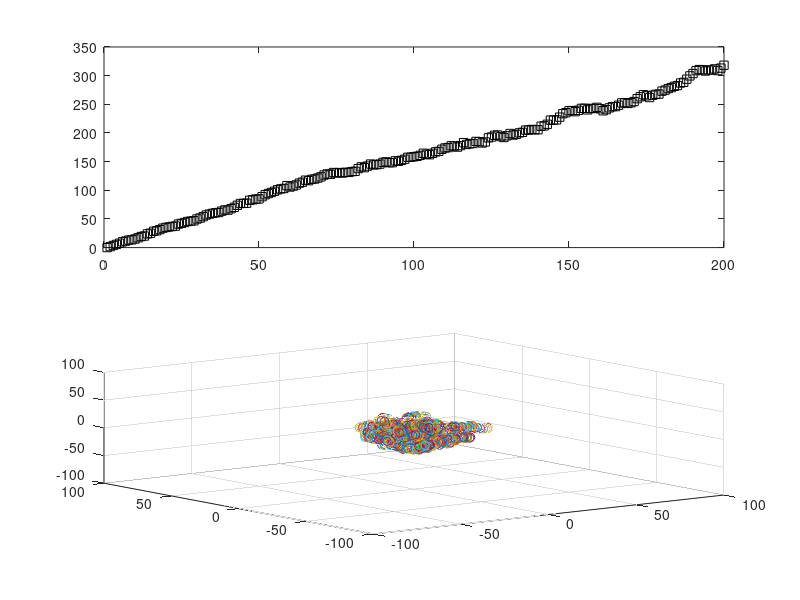

The MATLAB script that drew this image:
% find the position and average position squared of 1D random walkers

clear all
% total number of steps (in time) = nsteps
nsteps = 200;
dx = 1;
step = [1:dx:nsteps];

% total number of random walkers = nwalkers
nwalkers = 100;
% initialize variables
r = 0.0;
%for the x dimension
x2=0.0;
for i = 1:nsteps
    x2a(i)=0.0;
    for j=1:nwalkers
    x(i,j)=0.0;
    end;
end;    

%for the y dimension 
y2=0.0;
for i = 1:nsteps
    y2a(i)=0.0;
    for j=1:nwalkers
    y(i,j)=0.0;
    end;
end;   

%for the z dimension 
z2=0.0;
for i = 1:nsteps
    z2a(i)=0.0;
    for j=1:nwalkers
    z(i,j)=0.0;
    end;
end;   

% perform random walk, find positions at each step,
% calculate the average of position squared for the group

%for x
for i = 2:nsteps
    x2=0.0;
    for j=1:nwalkers
    r=rand;
    if (r<0.5) 
        x(i,j) = x(i-1,j)-1.0;
    else
        x(i,j) = x(i-1,j)+1.0;
    end;            
    x2=x2+(x(i,j)).^2;    %add up all of the x^2 of each walker        
    end;
    x2a(i)=x2/nwalkers;
end;    
    

%for y
for i = 2:nsteps
    y2=0.0;
    for j=1:nwalkers
    r=rand;
    if (r<0.5) 
        y(i,j) = y(i-1,j)-1.0;
    else
        y(i,j) = y(i-1,j)+1.0;
    end;            
    y2=y2+(y(i,j)).^2;    %add up all of the x^2 of each walker        
    end;
    y2a(i)=y2/nwalkers;
end;    

%for z
for i = 2:nsteps
    z2=0.0;
    for j=1:nwalkers
    r=rand;
    if (r<0.5) 
        z(i,j) = z(i-1,j)-1.0;
    else
        z(i,j) = z(i-1,j)+1.0;
    end;            
    z2=z2+(z(i,j)).^2;    %add up all of the x^2 of each walker        
    end;
    z2a(i)=z2/nwalkers;
end;  

for i = 1:nsteps
    r2a(i) = sqrt(x2a(i)^2 + y2a(i)^2 + z2a(i)^2);
end

subplot(2,1,1); plot(step, r2a, 'ks');
subplot(2,1,2);
for i = 1:nwalkers
    scatter3(x(i,:),y(i,:),z(i,:));
    hold on;
end
axis([-100 100 -100 100 -100 100]);
% % plot x data
% subplot(6,1,1); plot(step, x2a, 'ks')
% subplot(6,1,2); plot(step,x(:,2),'r+')
% hold on
% plot(step,x(:,100),'b+')
% xlabel('time t');
% ylabel('displacement (x)');
% plot(step,x(:,266),'g+')
% 
% %plot the y data
% subplot(6,1,3); plot(step, x2a, 'ks')
% subplot(6,1,4); plot(step,x(:,2),'r+')
% hold on
% plot(step,x(:,100),'b+')
% xlabel('time t');
% ylabel('displacement (x)');
% plot(step,x(:,266),'g+')
% 
% %plot the z data
% subplot(6,1,5); plot(step, x2a, 'ks')
% subplot(6,1,6); plot(step,x(:,2),'r+')
% hold on
% plot(step,x(:,100),'b+')
% xlabel('time t');
% ylabel('displacement (x)');
% plot(step,x(:,266),'g+')

